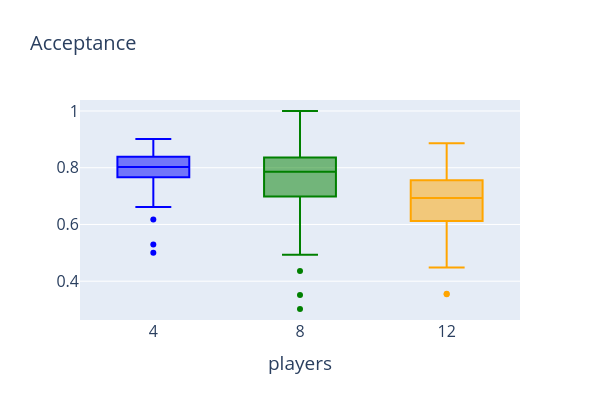
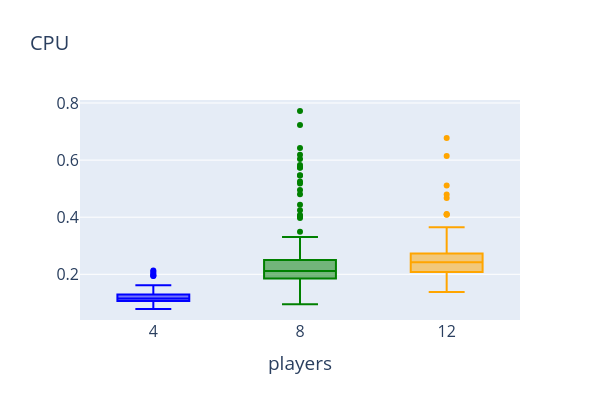
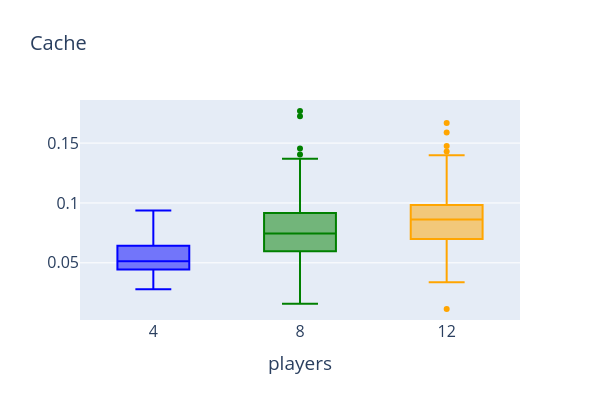
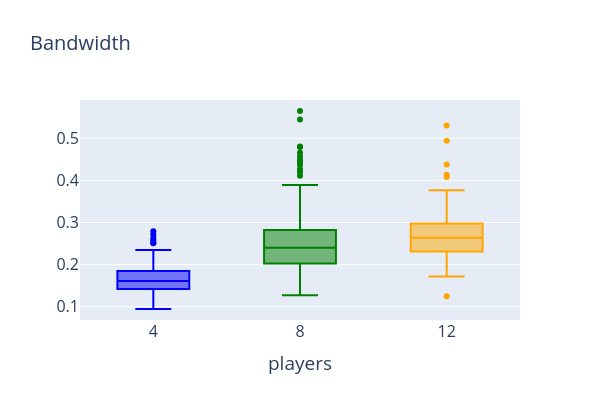

Write notebook code for charts like these, in order.
### Markdown cell above
# Acceptance

### Code cell
# Chamada para o gráfico de acceptance com xlim, ylim e figsize definidos
create_boxplot( acceptance,title='Acceptance',figsize=(600, 400))
create_boxplot( cpu,title='CPU',figsize=(600, 400))
create_boxplot( cache,title='Cache',figsize=(600, 400))
create_boxplot( bd,title='Bandwidth',figsize=(600, 400))
create_boxplot( decision,title='Decision Time',figsize=(600, 400))
create_boxplot( latency,title='Latency',figsize=(600, 400))
# create_boxplot( acceptance2,title='Acceptance - Luxembourg 2', ylim=[0.5, 1],figsize=(600, 400))
# create_boxplot( acceptance3,title='Acceptance - Luxembourg 3', ylim=[0.5, 1],figsize=(600, 400))
# create_boxplot( acceptance4,title='Acceptance - Paloalto', ylim=[0.5, 1],figsize=(600, 400))

### Figure 1 — Plotly figure (JSON) as saved in the notebook; plotly's stock layout.template omitted (floating-point values rounded to 4 significant figures; data arrays with more than 128 entries replaced by an {"elided": "..."} marker saying what was removed)
{"data": [{"marker": {"color": "blue"}, "name": "4", "type": "box", "x": {"elided": "200 str values"}, "y": {"elided": "200 float values"}}, {"marker": {"color": "green"}, "name": "8", "type": "box", "x": {"elided": "190 str values"}, "y": {"elided": "190 float values"}}, {"marker": {"color": "orange"}, "name": "12", "type": "box", "x": {"elided": "200 str values"}, "y": {"elided": "200 float values"}}], "layout": {"font": {"size": 16}, "height": 400, "legend": {"font": {"size": 16}}, "showlegend": false, "title": {"font": {"size": 20}, "text": "Acceptance"}, "width": 600, "xaxis": {"title": {"text": "players"}}}}

### Figure 2 — Plotly figure (JSON) as saved in the notebook; plotly's stock layout.template omitted (floating-point values rounded to 4 significant figures; data arrays with more than 128 entries replaced by an {"elided": "..."} marker saying what was removed)
{"data": [{"marker": {"color": "blue"}, "name": "4", "type": "box", "x": {"elided": "200 str values"}, "y": {"elided": "200 float values"}}, {"marker": {"color": "green"}, "name": "8", "type": "box", "x": {"elided": "190 str values"}, "y": {"elided": "190 float values"}}, {"marker": {"color": "orange"}, "name": "12", "type": "box", "x": {"elided": "200 str values"}, "y": {"elided": "200 float values"}}], "layout": {"font": {"size": 16}, "height": 400, "legend": {"font": {"size": 16}}, "showlegend": false, "title": {"font": {"size": 20}, "text": "CPU"}, "width": 600, "xaxis": {"title": {"text": "players"}}}}

### Figure 3 — Plotly figure (JSON) as saved in the notebook; plotly's stock layout.template omitted (floating-point values rounded to 4 significant figures; data arrays with more than 128 entries replaced by an {"elided": "..."} marker saying what was removed)
{"data": [{"marker": {"color": "blue"}, "name": "4", "type": "box", "x": {"elided": "200 str values"}, "y": {"elided": "200 float values"}}, {"marker": {"color": "green"}, "name": "8", "type": "box", "x": {"elided": "190 str values"}, "y": {"elided": "190 float values"}}, {"marker": {"color": "orange"}, "name": "12", "type": "box", "x": {"elided": "200 str values"}, "y": {"elided": "200 float values"}}], "layout": {"font": {"size": 16}, "height": 400, "legend": {"font": {"size": 16}}, "showlegend": false, "title": {"font": {"size": 20}, "text": "Cache"}, "width": 600, "xaxis": {"title": {"text": "players"}}}}

### Figure 4 — Plotly figure (JSON) as saved in the notebook; plotly's stock layout.template omitted (floating-point values rounded to 4 significant figures; data arrays with more than 128 entries replaced by an {"elided": "..."} marker saying what was removed)
{"data": [{"marker": {"color": "blue"}, "name": "4", "type": "box", "x": {"elided": "200 str values"}, "y": {"elided": "200 float values"}}, {"marker": {"color": "green"}, "name": "8", "type": "box", "x": {"elided": "190 str values"}, "y": {"elided": "190 float values"}}, {"marker": {"color": "orange"}, "name": "12", "type": "box", "x": {"elided": "200 str values"}, "y": {"elided": "200 float values"}}], "layout": {"font": {"size": 16}, "height": 400, "legend": {"font": {"size": 16}}, "showlegend": false, "title": {"font": {"size": 20}, "text": "Bandwidth"}, "width": 600, "xaxis": {"title": {"text": "players"}}}}
